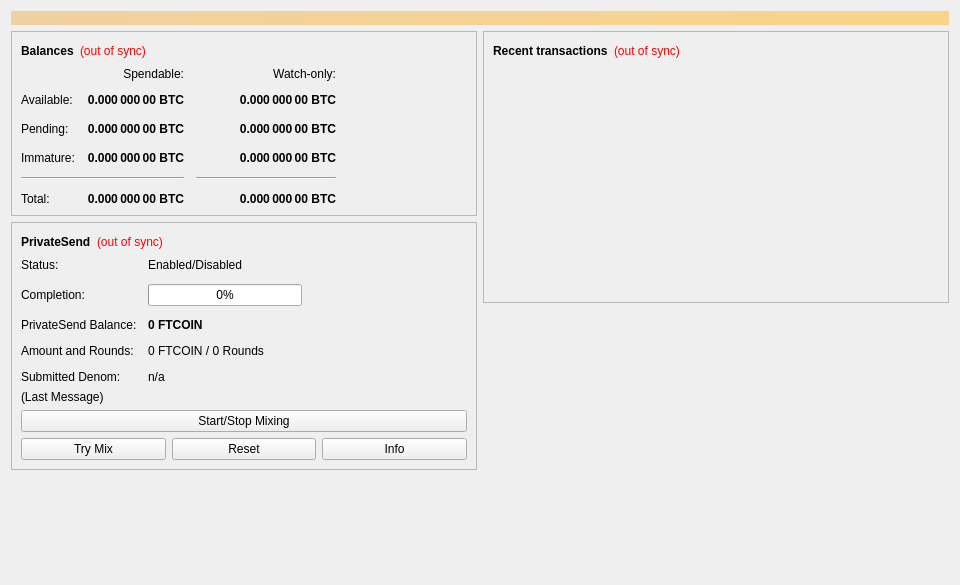
<?xml version="1.0" encoding="UTF-8"?>
<ui version="4.0">
 <class>OverviewPage</class>
 <widget class="QWidget" name="OverviewPage">
  <property name="geometry">
   <rect>
    <x>0</x>
    <y>0</y>
    <width>960</width>
    <height>585</height>
   </rect>
  </property>
  <property name="minimumSize">
   <size>
    <width>960</width>
    <height>0</height>
   </size>
  </property>
  <property name="windowTitle">
   <string>Form</string>
  </property>
  <layout class="QVBoxLayout" name="topLayout">
   <item>
    <widget class="QLabel" name="labelAlerts">
     <property name="visible">
      <bool>false</bool>
     </property>
     <property name="styleSheet">
      <string notr="true">QLabel { background-color: qlineargradient(x1: 0, y1: 0, x2: 1, y2: 0, stop:0 #F0D0A0, stop:1 #F8D488); color:#000000; }</string>
     </property>
     <property name="wordWrap">
      <bool>true</bool>
     </property>
     <property name="margin">
      <number>3</number>
     </property>
     <property name="textInteractionFlags">
      <set>Qt::TextSelectableByMouse</set>
     </property>
    </widget>
   </item>
   <item>
    <layout class="QHBoxLayout" name="horizontalLayout" stretch="1,1">
     <item>
      <layout class="QVBoxLayout" name="verticalLayout_2">
       <item>
        <widget class="QFrame" name="frame">
         <property name="frameShape">
          <enum>QFrame::StyledPanel</enum>
         </property>
         <property name="frameShadow">
          <enum>QFrame::Raised</enum>
         </property>
         <layout class="QVBoxLayout" name="verticalLayout_4">
          <item>
           <layout class="QHBoxLayout" name="horizontalLayout_4">
            <item>
             <widget class="QLabel" name="label_5">
              <property name="font">
               <font>
                <weight>75</weight>
                <bold>true</bold>
               </font>
              </property>
              <property name="text">
               <string>Balances</string>
              </property>
             </widget>
            </item>
            <item>
             <widget class="QLabel" name="labelWalletStatus">
              <property name="toolTip">
               <string>The displayed information may be out of date. Your wallet automatically synchronizes with the FTCoin network after a connection is established, but this process has not completed yet.</string>
              </property>
              <property name="styleSheet">
               <string notr="true">QLabel { color: red; }</string>
              </property>
              <property name="text">
               <string notr="true">(out of sync)</string>
              </property>
              <property name="alignment">
               <set>Qt::AlignLeading|Qt::AlignLeft|Qt::AlignVCenter</set>
              </property>
             </widget>
            </item>
            <item>
             <spacer name="horizontalSpacer_3">
              <property name="orientation">
               <enum>Qt::Horizontal</enum>
              </property>
              <property name="sizeHint" stdset="0">
               <size>
                <width>40</width>
                <height>20</height>
               </size>
              </property>
             </spacer>
            </item>
           </layout>
          </item>
          <item>
           <layout class="QGridLayout" name="gridLayout">
            <property name="spacing">
             <number>12</number>
            </property>
            <item row="2" column="2">
             <widget class="QLabel" name="labelWatchPending">
              <property name="font">
               <font>
                <weight>75</weight>
                <bold>true</bold>
               </font>
              </property>
              <property name="cursor">
               <cursorShape>IBeamCursor</cursorShape>
              </property>
              <property name="toolTip">
               <string>Unconfirmed transactions to watch-only addresses</string>
              </property>
              <property name="text">
               <string notr="true">0.000 000 00 BTC</string>
              </property>
              <property name="alignment">
               <set>Qt::AlignRight|Qt::AlignTrailing|Qt::AlignVCenter</set>
              </property>
              <property name="textInteractionFlags">
               <set>Qt::LinksAccessibleByMouse|Qt::TextSelectableByKeyboard|Qt::TextSelectableByMouse</set>
              </property>
             </widget>
            </item>
            <item row="2" column="1">
             <widget class="QLabel" name="labelUnconfirmed">
              <property name="font">
               <font>
                <weight>75</weight>
                <bold>true</bold>
               </font>
              </property>
              <property name="cursor">
               <cursorShape>IBeamCursor</cursorShape>
              </property>
              <property name="toolTip">
               <string>Total of transactions that have yet to be confirmed, and do not yet count toward the spendable balance</string>
              </property>
              <property name="text">
               <string notr="true">0.000 000 00 BTC</string>
              </property>
              <property name="alignment">
               <set>Qt::AlignRight|Qt::AlignTrailing|Qt::AlignVCenter</set>
              </property>
              <property name="textInteractionFlags">
               <set>Qt::LinksAccessibleByMouse|Qt::TextSelectableByKeyboard|Qt::TextSelectableByMouse</set>
              </property>
             </widget>
            </item>
            <item row="3" column="2">
             <widget class="QLabel" name="labelWatchImmature">
              <property name="font">
               <font>
                <weight>75</weight>
                <bold>true</bold>
               </font>
              </property>
              <property name="cursor">
               <cursorShape>IBeamCursor</cursorShape>
              </property>
              <property name="toolTip">
               <string>Mined balance in watch-only addresses that has not yet matured</string>
              </property>
              <property name="text">
               <string notr="true">0.000 000 00 BTC</string>
              </property>
              <property name="alignment">
               <set>Qt::AlignRight|Qt::AlignTrailing|Qt::AlignVCenter</set>
              </property>
              <property name="textInteractionFlags">
               <set>Qt::LinksAccessibleByMouse|Qt::TextSelectableByKeyboard|Qt::TextSelectableByMouse</set>
              </property>
             </widget>
            </item>
            <item row="4" column="0" colspan="2">
             <widget class="Line" name="lineSpendableBalance">
              <property name="orientation">
               <enum>Qt::Horizontal</enum>
              </property>
             </widget>
            </item>
            <item row="4" column="2">
             <widget class="Line" name="lineWatchBalance">
              <property name="sizePolicy">
               <sizepolicy hsizetype="Preferred" vsizetype="Fixed">
                <horstretch>0</horstretch>
                <verstretch>0</verstretch>
               </sizepolicy>
              </property>
              <property name="minimumSize">
               <size>
                <width>140</width>
                <height>0</height>
               </size>
              </property>
              <property name="orientation">
               <enum>Qt::Horizontal</enum>
              </property>
             </widget>
            </item>
            <item row="5" column="0">
             <widget class="QLabel" name="labelTotalText">
              <property name="text">
               <string>Total:</string>
              </property>
             </widget>
            </item>
            <item row="3" column="1">
             <widget class="QLabel" name="labelImmature">
              <property name="font">
               <font>
                <weight>75</weight>
                <bold>true</bold>
               </font>
              </property>
              <property name="cursor">
               <cursorShape>IBeamCursor</cursorShape>
              </property>
              <property name="toolTip">
               <string>Mined balance that has not yet matured</string>
              </property>
              <property name="text">
               <string notr="true">0.000 000 00 BTC</string>
              </property>
              <property name="alignment">
               <set>Qt::AlignRight|Qt::AlignTrailing|Qt::AlignVCenter</set>
              </property>
              <property name="textInteractionFlags">
               <set>Qt::LinksAccessibleByMouse|Qt::TextSelectableByKeyboard|Qt::TextSelectableByMouse</set>
              </property>
             </widget>
            </item>
            <item row="2" column="3">
             <spacer name="horizontalSpacer_2">
              <property name="orientation">
               <enum>Qt::Horizontal</enum>
              </property>
              <property name="sizeHint" stdset="0">
               <size>
                <width>40</width>
                <height>20</height>
               </size>
              </property>
             </spacer>
            </item>
            <item row="3" column="0">
             <widget class="QLabel" name="labelImmatureText">
              <property name="text">
               <string>Immature:</string>
              </property>
             </widget>
            </item>
            <item row="5" column="1">
             <widget class="QLabel" name="labelTotal">
              <property name="font">
               <font>
                <weight>75</weight>
                <bold>true</bold>
               </font>
              </property>
              <property name="cursor">
               <cursorShape>IBeamCursor</cursorShape>
              </property>
              <property name="toolTip">
               <string>Your current total balance</string>
              </property>
              <property name="text">
               <string notr="true">0.000 000 00 BTC</string>
              </property>
              <property name="alignment">
               <set>Qt::AlignRight|Qt::AlignTrailing|Qt::AlignVCenter</set>
              </property>
              <property name="textInteractionFlags">
               <set>Qt::LinksAccessibleByMouse|Qt::TextSelectableByKeyboard|Qt::TextSelectableByMouse</set>
              </property>
             </widget>
            </item>
            <item row="5" column="2">
             <widget class="QLabel" name="labelWatchTotal">
              <property name="font">
               <font>
                <weight>75</weight>
                <bold>true</bold>
               </font>
              </property>
              <property name="cursor">
               <cursorShape>IBeamCursor</cursorShape>
              </property>
              <property name="toolTip">
               <string>Current total balance in watch-only addresses</string>
              </property>
              <property name="text">
               <string notr="true">0.000 000 00 BTC</string>
              </property>
              <property name="alignment">
               <set>Qt::AlignRight|Qt::AlignTrailing|Qt::AlignVCenter</set>
              </property>
              <property name="textInteractionFlags">
               <set>Qt::LinksAccessibleByMouse|Qt::TextSelectableByKeyboard|Qt::TextSelectableByMouse</set>
              </property>
             </widget>
            </item>
            <item row="0" column="2">
             <widget class="QLabel" name="labelWatchonly">
              <property name="text">
               <string>Watch-only:</string>
              </property>
              <property name="alignment">
               <set>Qt::AlignRight|Qt::AlignTrailing|Qt::AlignVCenter</set>
              </property>
             </widget>
            </item>
            <item row="1" column="0">
             <widget class="QLabel" name="labelBalanceText">
              <property name="text">
               <string>Available:</string>
              </property>
             </widget>
            </item>
            <item row="1" column="1">
             <widget class="QLabel" name="labelBalance">
              <property name="font">
               <font>
                <weight>75</weight>
                <bold>true</bold>
               </font>
              </property>
              <property name="cursor">
               <cursorShape>IBeamCursor</cursorShape>
              </property>
              <property name="toolTip">
               <string>Your current spendable balance</string>
              </property>
              <property name="text">
               <string notr="true">0.000 000 00 BTC</string>
              </property>
              <property name="alignment">
               <set>Qt::AlignRight|Qt::AlignTrailing|Qt::AlignVCenter</set>
              </property>
              <property name="textInteractionFlags">
               <set>Qt::LinksAccessibleByMouse|Qt::TextSelectableByKeyboard|Qt::TextSelectableByMouse</set>
              </property>
             </widget>
            </item>
            <item row="1" column="2">
             <widget class="QLabel" name="labelWatchAvailable">
              <property name="font">
               <font>
                <weight>75</weight>
                <bold>true</bold>
               </font>
              </property>
              <property name="cursor">
               <cursorShape>IBeamCursor</cursorShape>
              </property>
              <property name="toolTip">
               <string>Your current balance in watch-only addresses</string>
              </property>
              <property name="text">
               <string notr="true">0.000 000 00 BTC</string>
              </property>
              <property name="alignment">
               <set>Qt::AlignRight|Qt::AlignTrailing|Qt::AlignVCenter</set>
              </property>
              <property name="textInteractionFlags">
               <set>Qt::LinksAccessibleByMouse|Qt::TextSelectableByKeyboard|Qt::TextSelectableByMouse</set>
              </property>
             </widget>
            </item>
            <item row="2" column="0">
             <widget class="QLabel" name="labelPendingText">
              <property name="text">
               <string>Pending:</string>
              </property>
             </widget>
            </item>
            <item row="0" column="1">
             <widget class="QLabel" name="labelSpendable">
              <property name="text">
               <string>Spendable:</string>
              </property>
              <property name="alignment">
               <set>Qt::AlignRight|Qt::AlignTrailing|Qt::AlignVCenter</set>
              </property>
             </widget>
            </item>
           </layout>
          </item>
         </layout>
        </widget>
       </item>
       <item>
        <widget class="QFrame" name="framePrivateSend">
         <property name="layoutDirection">
          <enum>Qt::LeftToRight</enum>
         </property>
         <property name="frameShape">
          <enum>QFrame::StyledPanel</enum>
         </property>
         <property name="frameShadow">
          <enum>QFrame::Raised</enum>
         </property>
         <layout class="QVBoxLayout" name="VerticalLayout_PS1">
          <item>
           <layout class="QHBoxLayout" name="horizontalLayout_5">
            <item>
             <widget class="QLabel" name="labelPrivateSendHeader">
              <property name="font">
               <font>
                <weight>75</weight>
                <bold>true</bold>
               </font>
              </property>
              <property name="text">
               <string>PrivateSend</string>
              </property>
             </widget>
            </item>
            <item>
             <widget class="QLabel" name="labelPrivateSendSyncStatus">
              <property name="toolTip">
               <string>The displayed information may be out of date. Your wallet automatically synchronizes with the FTCoin network after a connection is established, but this process has not completed yet.</string>
              </property>
              <property name="styleSheet">
               <string notr="true">QLabel { color: red; }</string>
              </property>
              <property name="text">
               <string notr="true">(out of sync)</string>
              </property>
              <property name="alignment">
               <set>Qt::AlignLeading|Qt::AlignLeft|Qt::AlignVCenter</set>
              </property>
             </widget>
            </item>
            <item>
             <spacer name="horizontalSpacer_4">
              <property name="orientation">
               <enum>Qt::Horizontal</enum>
              </property>
              <property name="sizeHint" stdset="0">
               <size>
                <width>40</width>
                <height>20</height>
               </size>
              </property>
             </spacer>
            </item>
           </layout>
          </item>
          <item>
           <layout class="QFormLayout" name="privateSendFormLayout">
            <property name="fieldGrowthPolicy">
             <enum>QFormLayout::AllNonFixedFieldsGrow</enum>
            </property>
            <property name="horizontalSpacing">
             <number>11</number>
            </property>
            <property name="verticalSpacing">
             <number>12</number>
            </property>
            <item row="0" column="0">
             <widget class="QLabel" name="labelPrivateSendEnabledText">
              <property name="text">
               <string>Status:</string>
              </property>
             </widget>
            </item>
            <item row="0" column="1">
             <widget class="QLabel" name="labelPrivateSendEnabled">
              <property name="text">
               <string>Enabled/Disabled</string>
              </property>
             </widget>
            </item>
            <item row="1" column="0">
             <widget class="QLabel" name="labelCompletitionText">
              <property name="text">
               <string>Completion:</string>
              </property>
             </widget>
            </item>
            <item row="1" column="1">
             <widget class="QProgressBar" name="privateSendProgress">
              <property name="maximumSize">
               <size>
                <width>154</width>
                <height>16777215</height>
               </size>
              </property>
              <property name="value">
               <number>0</number>
              </property>
             </widget>
            </item>
            <item row="2" column="0">
             <widget class="QLabel" name="labelAnonymizedText">
              <property name="text">
               <string>PrivateSend Balance:</string>
              </property>
             </widget>
            </item>
            <item row="2" column="1">
             <widget class="QLabel" name="labelAnonymized">
              <property name="font">
               <font>
                <weight>75</weight>
                <bold>true</bold>
               </font>
              </property>
              <property name="text">
               <string notr="true">0 FTCOIN</string>
              </property>
             </widget>
            </item>
            <item row="3" column="0">
             <widget class="QLabel" name="labelAmountAndRoundsText">
              <property name="text">
               <string>Amount and Rounds:</string>
              </property>
             </widget>
            </item>
            <item row="3" column="1">
             <widget class="QLabel" name="labelAmountRounds">
              <property name="text">
               <string>0 FTCOIN / 0 Rounds</string>
              </property>
             </widget>
            </item>
            <item row="4" column="0">
             <widget class="QLabel" name="labelSubmittedDenomText">
              <property name="text">
               <string>Submitted Denom:</string>
              </property>
             </widget>
            </item>
            <item row="4" column="1">
             <widget class="QLabel" name="labelSubmittedDenom">
              <property name="toolTip">
               <string>The denominations you submitted to the Masternode.&lt;br&gt;To mix, other users must submit the exact same denominations.</string>
              </property>
              <property name="text">
               <string>n/a</string>
              </property>
             </widget>
            </item>
           </layout>
          </item>
          <item>
           <layout class="QVBoxLayout" name="VerticalLayout_PS">
            <item>
             <widget class="QLabel" name="labelPrivateSendLastMessage">
              <property name="text">
               <string>(Last Message)</string>
              </property>
              <property name="alignment">
               <set>Qt::AlignLeading|Qt::AlignLeft|Qt::AlignTop</set>
              </property>
              <property name="wordWrap">
               <bool>true</bool>
              </property>
             </widget>
            </item>
            <item>
             <widget class="QPushButton" name="togglePrivateSend">
              <property name="sizePolicy">
               <sizepolicy hsizetype="MinimumExpanding" vsizetype="Fixed">
                <horstretch>0</horstretch>
                <verstretch>0</verstretch>
               </sizepolicy>
              </property>
              <property name="text">
               <string>Start/Stop Mixing</string>
              </property>
             </widget>
            </item>
            <item>
             <layout class="QHBoxLayout" name="horizontalLayout_debugbuttons">
              <item>
               <widget class="QPushButton" name="privateSendAuto">
                <property name="sizePolicy">
                 <sizepolicy hsizetype="MinimumExpanding" vsizetype="Fixed">
                  <horstretch>0</horstretch>
                  <verstretch>0</verstretch>
                 </sizepolicy>
                </property>
                <property name="toolTip">
                 <string>Try to manually submit a PrivateSend request.</string>
                </property>
                <property name="text">
                 <string>Try Mix</string>
                </property>
               </widget>
              </item>
              <item>
               <widget class="QPushButton" name="privateSendReset">
                <property name="sizePolicy">
                 <sizepolicy hsizetype="MinimumExpanding" vsizetype="Fixed">
                  <horstretch>0</horstretch>
                  <verstretch>0</verstretch>
                 </sizepolicy>
                </property>
                <property name="toolTip">
                 <string>Reset the current status of PrivateSend (can interrupt PrivateSend if it's in the process of Mixing, which can cost you money!)</string>
                </property>
                <property name="autoFillBackground">
                 <bool>false</bool>
                </property>
                <property name="text">
                 <string>Reset</string>
                </property>
               </widget>
              </item>
              <item>
               <widget class="QPushButton" name="privateSendInfo">
                <property name="sizePolicy">
                 <sizepolicy hsizetype="MinimumExpanding" vsizetype="Fixed">
                  <horstretch>0</horstretch>
                  <verstretch>0</verstretch>
                 </sizepolicy>
                </property>
                <property name="toolTip">
                 <string>Information about PrivateSend and Mixing</string>
                </property>
                <property name="text">
                 <string>Info</string>
                </property>
               </widget>
              </item>
             </layout>
            </item>
           </layout>
          </item>
         </layout>
        </widget>
       </item>
       <item>
        <spacer name="verticalSpacer">
         <property name="orientation">
          <enum>Qt::Vertical</enum>
         </property>
         <property name="sizeHint" stdset="0">
          <size>
           <width>20</width>
           <height>40</height>
          </size>
         </property>
        </spacer>
       </item>
      </layout>
     </item>
     <item>
      <layout class="QVBoxLayout" name="verticalLayout_3">
       <item>
        <widget class="QFrame" name="frame_2">
         <property name="frameShape">
          <enum>QFrame::StyledPanel</enum>
         </property>
         <property name="frameShadow">
          <enum>QFrame::Raised</enum>
         </property>
         <layout class="QVBoxLayout" name="verticalLayout">
          <item>
           <layout class="QHBoxLayout" name="horizontalLayout_2">
            <item>
             <widget class="QLabel" name="label_4">
              <property name="font">
               <font>
                <weight>75</weight>
                <bold>true</bold>
               </font>
              </property>
              <property name="text">
               <string>Recent transactions</string>
              </property>
             </widget>
            </item>
            <item>
             <widget class="QLabel" name="labelTransactionsStatus">
              <property name="toolTip">
               <string>The displayed information may be out of date. Your wallet automatically synchronizes with the FTCoin network after a connection is established, but this process has not completed yet.</string>
              </property>
              <property name="styleSheet">
               <string notr="true">QLabel { color: red; }</string>
              </property>
              <property name="text">
               <string notr="true">(out of sync)</string>
              </property>
              <property name="alignment">
               <set>Qt::AlignLeading|Qt::AlignLeft|Qt::AlignVCenter</set>
              </property>
             </widget>
            </item>
            <item>
             <spacer name="horizontalSpacer">
              <property name="orientation">
               <enum>Qt::Horizontal</enum>
              </property>
              <property name="sizeHint" stdset="0">
               <size>
                <width>40</width>
                <height>20</height>
               </size>
              </property>
             </spacer>
            </item>
           </layout>
          </item>
          <item>
           <widget class="QListView" name="listTransactions">
            <property name="styleSheet">
             <string notr="true">QListView { background: transparent; }</string>
            </property>
            <property name="frameShape">
             <enum>QFrame::NoFrame</enum>
            </property>
            <property name="verticalScrollBarPolicy">
             <enum>Qt::ScrollBarAlwaysOff</enum>
            </property>
            <property name="horizontalScrollBarPolicy">
             <enum>Qt::ScrollBarAlwaysOff</enum>
            </property>
            <property name="selectionMode">
             <enum>QAbstractItemView::NoSelection</enum>
            </property>
           </widget>
          </item>
         </layout>
        </widget>
       </item>
       <item>
        <spacer name="verticalSpacer_2">
         <property name="orientation">
          <enum>Qt::Vertical</enum>
         </property>
         <property name="sizeHint" stdset="0">
          <size>
           <width>20</width>
           <height>40</height>
          </size>
         </property>
        </spacer>
       </item>
      </layout>
     </item>
    </layout>
   </item>
  </layout>
 </widget>
 <resources/>
 <connections/>
</ui>
